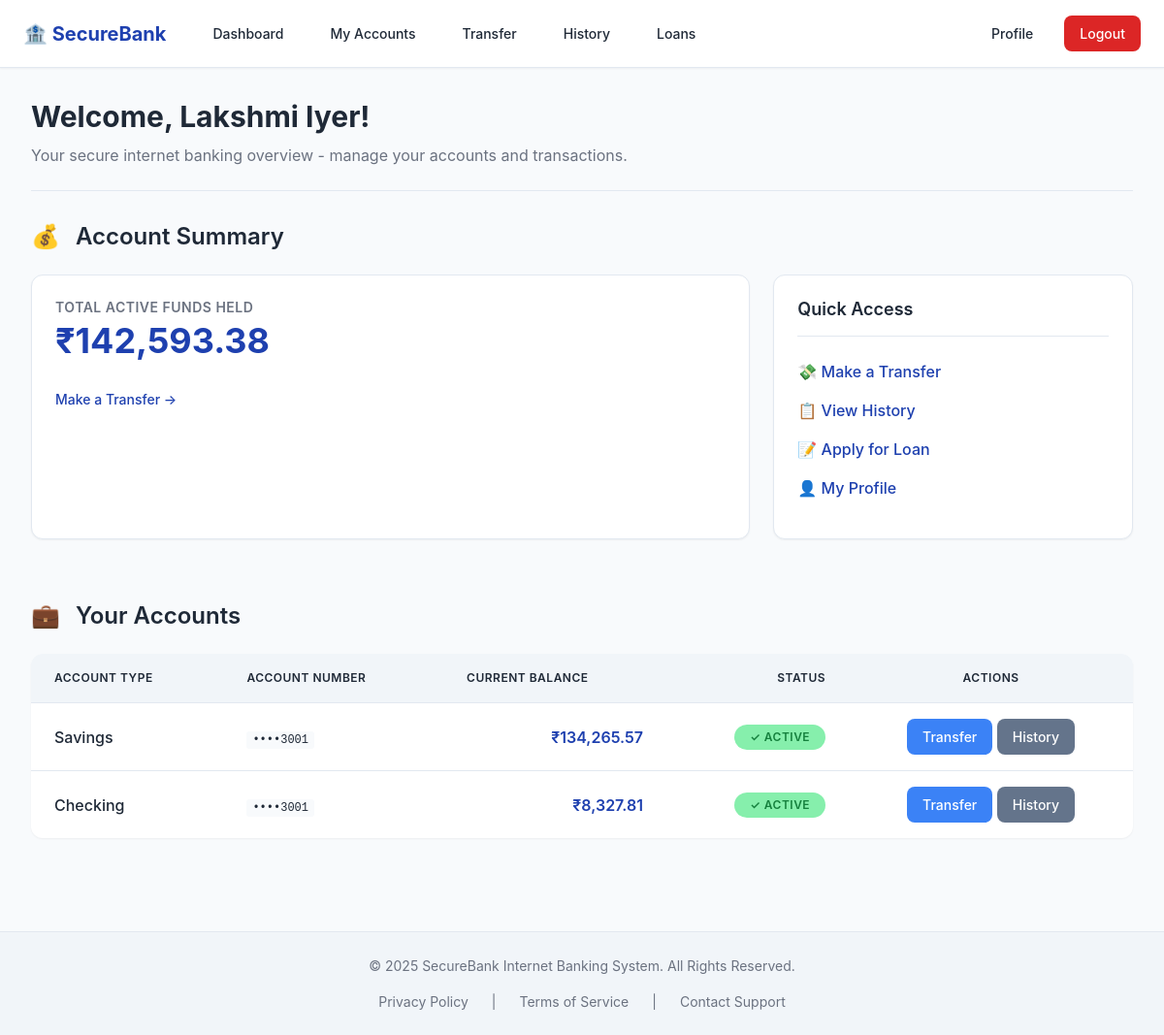
Screenshot of /client/dashboard.php (signed in) with the database file from the repository.
### tables this page shows
CREATE TABLE IF NOT EXISTS users (
    user_id INT PRIMARY KEY AUTO_INCREMENT,
    role_id INT NOT NULL,
    first_name VARCHAR(100) NOT NULL,
    last_name VARCHAR(100) NOT NULL,
    email VARCHAR(100) NOT NULL UNIQUE,
    phone VARCHAR(20),
    password_hash VARCHAR(255) NOT NULL,
    is_active BOOLEAN DEFAULT TRUE,
    created_at TIMESTAMP DEFAULT CURRENT_TIMESTAMP,
    FOREIGN KEY (role_id) REFERENCES user_roles(role_id)
);

CREATE TABLE IF NOT EXISTS accounts (
    account_id INT PRIMARY KEY AUTO_INCREMENT,
    user_id INT NOT NULL,
    account_number VARCHAR(20) NOT NULL UNIQUE,
    type_id INT NOT NULL,
    current_balance DECIMAL(15,2) DEFAULT 0.00,
    is_active BOOLEAN DEFAULT TRUE,
    opened_date DATE NOT NULL,
    FOREIGN KEY (user_id) REFERENCES users(user_id),
    FOREIGN KEY (type_id) REFERENCES account_types(type_id)
);

CREATE TABLE IF NOT EXISTS account_types (
    type_id INT PRIMARY KEY AUTO_INCREMENT,
    type_name VARCHAR(100) NOT NULL UNIQUE,
    interest_rate DECIMAL(5,2) DEFAULT 0.00
);

### includes/functions.php (called while the page is built, shortened)
<?php
function formatCurrency(float $amount, string $currency_symbol = '₹'): string {
    return $currency_symbol . number_format($amount, 2, '.', ',');
}
?>

### client/dashboard.php (the view, shortened to what this page needs)
<?php
require_once __DIR__ . '/../includes/functions.php';
$conn = connectDB();
$client_id = $_SESSION['user_id'];
$client_name = 'Client User';
$client_accounts = [];
$total_active_balance = 0.00;
try {
    $stmt_name = $conn->prepare("SELECT first_name, last_name FROM users WHERE user_id = ?");
    $stmt_name->bind_param("i", $client_id);
    $stmt_name->execute();
    $result_name = $stmt_name->get_result();
    if($result_name->num_rows > 0) {
        $user_info = $result_name->fetch_assoc();
        $client_name = htmlspecialchars($user_info['first_name'] . ' ' . $user_info['last_name']);
    }
    $stmt_accounts = $conn->prepare("SELECT a.account_id, a.account_number, a.current_balance, a.is_active, at.type_name
                                    FROM accounts a
                                    JOIN account_types at ON a.type_id = at.type_id
                                    WHERE a.user_id = ?
                                    ORDER BY a.account_id ASC");
    $stmt_accounts->bind_param("i", $client_id);
    $stmt_accounts->execute();
    $client_accounts = $stmt_accounts->get_result()->fetch_all(MYSQLI_ASSOC);
    foreach ($client_accounts as $acc) {
        if ($acc['is_active']) {
            $total_active_balance += (float)$acc['current_balance'];
        }
    }
} catch (Exception $e) {
    $message = "Database error fetching client data: " . $e->getMessage();
    $message_type = 'error';
    error_log("Client Dashboard DB Error: " . $e->getMessage());
} finally {
    $conn->close();
}
?>
<?php require_once __DIR__ . '/../includes/header.php'; ?>
<div class="page-title">
    <h1>Welcome, <strong><?php echo $client_name; ?></strong>!</h1>
    <p>Your secure internet banking overview - manage your accounts and transactions.</p>
</div>
<section class="dashboard-section">
    <h2 style="margin-bottom: var(--spacing-lg); display: flex; align-items: center; gap: var(--spacing-md);">
        <span style="font-size: 24px;">💰</span>
        <span>Account Summary</span>
    </h2>
    <div class="dashboard-widgets" style="grid-template-columns: 2fr 1fr;">
        <div class="widget kpi-card primary-kpi">
            <h3>Total Active Funds Held</h3>
            <p class="kpi-value"><?php echo formatCurrency($total_active_balance); ?></p>
            <a href="transfer_funds.php" class="widget-link">Make a Transfer →</a>
        </div>
        <div class="widget quick-action-card">
            <h3 style="margin-bottom: var(--spacing-lg); padding-bottom: var(--spacing-md); border-bottom: 1px solid var(--border-color);">Quick Access</h3>
            <ul>
                <li><a href="transfer_funds.php">💸 Make a Transfer</a></li>
                <li><a href="transaction_history.php">📋 View History</a></li>
                <li><a href="loan_application.php">📝 Apply for Loan</a></li>
                <li><a href="profile.php">👤 My Profile</a></li>
            </ul>
        </div>
    </div>
</section>
<section class="dashboard-section" style="margin-top: var(--spacing-2xl);">
    <h2 style="margin-bottom: var(--spacing-lg); display: flex; align-items: center; gap: var(--spacing-md);">
        <span style="font-size: 24px;">💼</span>
        <span>Your Accounts</span>
    </h2>
    <?php if (!empty($client_accounts)): ?>
        <table class="data-table transaction-table">
            <thead>
                <tr>
                    <th>Account Type</th>
                    <th>Account Number</th>
                    <th>Current Balance</th>
                    <th>Status</th>
                    <th style="text-align: center;">Actions</th>
                </tr>
            </thead>
            <tbody>
                <?php foreach ($client_accounts as $acc): ?>
                <tr class="<?php echo $acc['is_active'] ? '' : 'inactive-row'; ?>">
                    <td style="font-weight: 500;"><?php echo htmlspecialchars($acc['type_name']); ?></td>
                    <td><code style="background: var(--bg-secondary); padding: 2px 6px; border-radius: 3px; font-size: 12px;">••••<?php echo substr(htmlspecialchars($acc['account_number']), -4); ?></code></td>
                    <td style="text-align: right; font-weight: 600; color: var(--primary-color);"><?php echo formatCurrency($acc['current_balance']); ?></td>
                    <td>
                        <span class="status-badge <?php echo $acc['is_active'] ? 'active' : 'inactive'; ?>">
                            <?php echo $acc['is_active'] ? '✓ Active' : '✗ Closed'; ?>
                        </span>
                    </td>
                    <td style="text-align: center;">
                        <a href="transfer_funds.php?source_acc=<?php echo $acc['account_id']; ?>" class="btn-small btn-view">Transfer</a>
                        <a href="transaction_history.php?acc_id=<?php echo $acc['account_id']; ?>" class="btn-small btn-secondary">History</a>
                    </td>
                </tr>
                <?php endforeach; ?>
            </tbody>
        </table>
    <?php endif; ?>
</section>
<?php
require_once __DIR__ . '/../includes/footer.php';
?>

### rows the page displays
users: client_name "Lakshmi Iyer"
accounts: type.type_name "Savings", account_number "3001", current_balance "₹134,265.57", is_active "✓ ACTIVE"
accounts: type.type_name "Checking", account_number "3001", current_balance "₹8,327.81", is_active "✓ ACTIVE"

### other values shown
formatCurrency($total_active_balance) "₹142,593.38"
